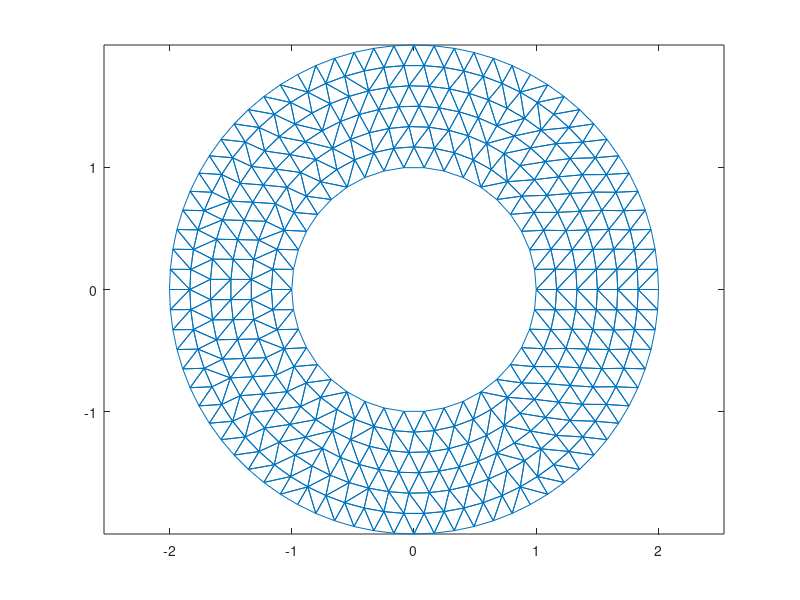

Recreate this plot in MATLAB.
%Script for Example 13.3.
delta=sqrt(3*pi/350);
nodecount=1; ncirc=floor(1/delta); radgap=1/ncirc;

for i=0:ncirc
  rad=1+i*radgap; nnodes=floor(2*pi*rad/delta); anglegap=2*pi/nnodes;
  for k=1:nnodes
  x(nodecount)=rad*cos(k*anglegap); y(nodecount)=rad*sin(k*anglegap);
   nodecount = nodecount+1;
  end
end
tri=delaunay(x,y); trimesh(tri,x,y), axis('equal')
size(x)

x(400)=0; y(400)=0;
tri=delaunay(x,y); trimesh(tri,x,y), axis('equal')

badelcount=1;
for ell=1:722
  if ismember(400,tri(ell,:))
   badel(badelcount)=ell;
   badelcount=badelcount+1;
  end
end

tri=tri(setdiff(1:722,badel),:);
x=x(1:399); y=y(1:399);
trimesh(tri,x,y), axis('equal')
